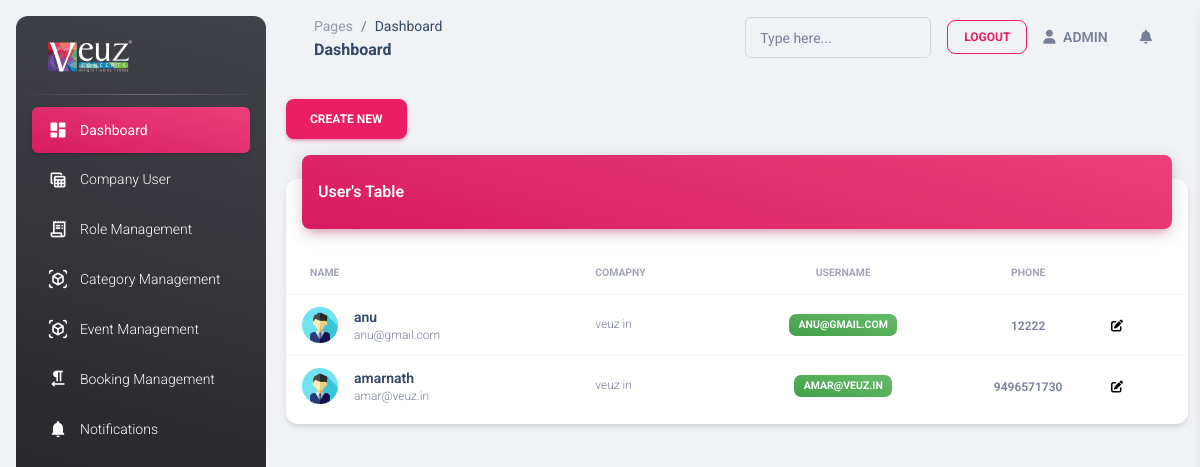
The app's page /company_user (signed in), older data.
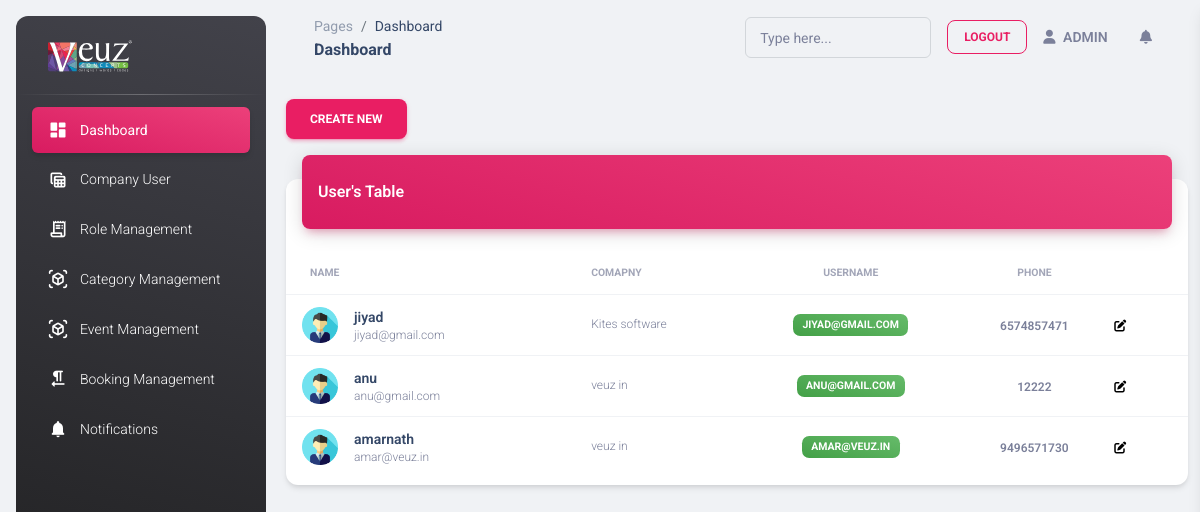
The same page, newer data.
### myapp/models.py (models this page shows)
class common(models.Model):  # COMM0N
    dt = models.DateField(auto_now=True)
    tm = models.TimeField(auto_now=True)
    updated = models.DateTimeField(default=timezone.now)
    status = models.CharField(max_length=255, null=True)
    created_by = models.ForeignKey(User,on_delete=models.CASCADE,related_name="%(app_label)s_%(class)s_ownership", null=True)
    class Meta:
        abstract = True

class company_User(common):
    auth_user = models.ForeignKey(User,on_delete=models.CASCADE,related_name="auth_user_login_id", null=True)
    company_name = models.CharField(max_length=25,null=True)
    company_id = models.ForeignKey(company_Master,related_name='company_user_company_master_id',null=True,on_delete=models.CASCADE)
    name = models.CharField(max_length=25,null=True)
    username = models.CharField(max_length=25,null=True)
    email = models.CharField(max_length=25,null=True)
    password_option = models.CharField(max_length=25,choices=password_type,null=True)
    phone = models.CharField(max_length=25,null=True)
    photo = models.FileField(upload_to='company_user_photo',null=True)
    user_type = models.CharField(max_length=25,choices=user_Type,default="company_admin")

### myapp/views.py (the view)
# urls.py: path('company_user',views.company_user,name='company_user'),
def company_user(request):
    auth_user = User.objects.get(id=request.user.id)
    if auth_user.is_superuser == True:
        data = company_User.objects.all().order_by('-id')
    else:
        user_data = company_User.objects.get(auth_user=request.user)
        data = company_User.objects.filter(company_id_id=user_data.company_id.id,user_type="company_staff")
    context = {
        'data':data
    }
    return render(request,'company_user.html',context)

### myapp/templatetags/nav.py (called while the page is built)
@register.filter(name='get_nav_name')
def get_nav_name(value,args):
    data = User.objects.get(id=value.id)
    return data.is_superuser

### myapp/templates/company_user.html
{% extends 'base.html' %}
{% load static %}
{% block content %}
<a href="{% url 'create_company_user' %}">
    <button type="button" class="btn btn-primary" data-toggle="modal" data-target="#exampleModal">
        Create New
      </button>
</a>
<div class="row">
    <div class="col-12">
      <div class="card my-4">
        <div class="card-header p-0 position-relative mt-n4 mx-3 z-index-2">
          <div class="bg-gradient-primary shadow-primary border-radius-lg pt-4 pb-3">
            <h6 class="text-white text-capitalize ps-3">User's table</h6>
          </div>
        </div>
        <div class="card-body px-0 pb-2">
          <div class="table-responsive p-0">
            <table class="table align-items-center mb-0">
              <thead>
                <tr>
                  <th class="text-uppercase text-secondary text-xxs font-weight-bolder opacity-7">Name</th>
                  <th class="text-uppercase text-secondary text-xxs font-weight-bolder opacity-7 ps-2">Comapny</th>
                  <th class="text-center text-uppercase text-secondary text-xxs font-weight-bolder opacity-7">Username</th>
                  <th class="text-center text-uppercase text-secondary text-xxs font-weight-bolder opacity-7">Phone</th>
                  <th class="text-secondary opacity-7"></th>
                </tr>
              </thead>
              <tbody>
                {% for i in data %}
                <tr>
                  <td>
                    <div class="d-flex px-2 py-1">
                      <div>
                        <img src="../media/{{i.photo}}" class="avatar avatar-sm me-3 border-radius-lg" alt="user1">
                      </div>
                      <div class="d-flex flex-column justify-content-center">
                        <h6 class="mb-0 text-sm">{{i.name}}</h6>
                        <p class="text-xs text-secondary mb-0">{{i.email}}</p>
                      </div>
                    </div>
                  </td>
                  <td>
                    <p class="text-xs text-secondary mb-0">{{i.company_name}}</p>
                  </td>
                  <td class="align-middle text-center text-sm">
                    <span class="badge badge-sm bg-gradient-success">{{i.username}}</span>
                  </td>
                  <td class="align-middle text-center">
                    <span class="text-secondary text-xs font-weight-bold">{{i.phone}}</span>
                  </td>
                  <td class="align-middle">
                    <a href="{% url 'edit_user' pk=i.id %}" class="text-secondary font-weight-bold text-xs" data-toggle="tooltip" data-original-title="Edit user">
                      <i style="color: black;" class="fas fa-edit"></i>
                    </a>
                  </td>
                </tr>
                {% endfor %}
              </tbody>
            </table>
          </div>
        </div>
      </div>
    </div>
  </div>
{% endblock %}

Row changes from the older to the newer data that the page shows:
added company_User: photo (picture), name "jiyad", email "jiyad@gmail.com", company_name "Kites software", username "JIYAD@GMAIL.COM", phone "6574857471"
